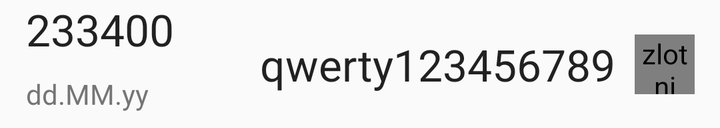
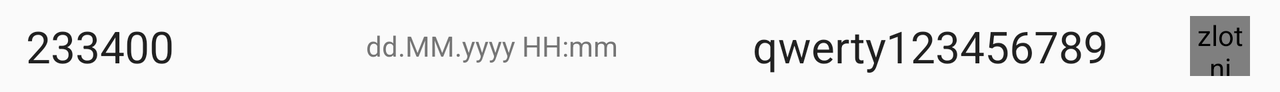

Compare how this app lays out the same screen by default and in its alternative resource folder. The renders come first, then the two layout files and the values they reference.
<!-- AndroidManifest.xml: application theme AppTheme -->
<!-- res/layout/expenses_list_item.xml -->
<?xml version="1.0" encoding="utf-8"?>
<android.support.constraint.ConstraintLayout xmlns:android="http://schemas.android.com/apk/res/android"
    xmlns:app="http://schemas.android.com/apk/res-auto"
    xmlns:tools="http://schemas.android.com/tools"
    android:layout_width="match_parent"
    android:layout_height="wrap_content"
    android:layout_marginEnd="5dp"
    android:layout_marginStart="5dp"
    tools:layout_editor_absoluteX="0dp"
    tools:layout_editor_absoluteY="81dp">

    <TextView
        android:id="@+id/moneyItem"
        android:layout_width="0dp"
        android:layout_height="wrap_content"
        android:layout_marginLeft="8dp"
        android:layout_marginRight="8dp"
        android:layout_marginTop="0dp"
        android:gravity="center_vertical"
        android:lines="1"
        android:text="233400"
        android:textAppearance="@style/myAppCompatLarge"
        android:textSize="22sp"
        app:layout_constraintHorizontal_bias="0.0"
        app:layout_constraintLeft_toLeftOf="parent"
        app:layout_constraintRight_toLeftOf="@+id/guideline3"
        app:layout_constraintTop_toTopOf="parent" />

    <TextView
        android:id="@+id/dateItem"
        android:layout_width="0dp"
        android:layout_height="wrap_content"
        android:layout_marginLeft="8dp"
        android:layout_marginRight="8dp"
        android:gravity="center_vertical"
        android:lines="1"
        android:text="dd.MM.yy HH:mm"
        android:textAppearance="@style/myAppCompatSmall"
        app:layout_constraintBottom_toBottomOf="parent"
        app:layout_constraintHorizontal_bias="0.0"
        app:layout_constraintLeft_toLeftOf="parent"
        app:layout_constraintRight_toLeftOf="@+id/guideline3"
        app:layout_constraintTop_toBottomOf="@+id/moneyItem"
        app:layout_constraintVertical_bias="0.0"
        android:layout_marginTop="8dp"
        android:layout_marginBottom="8dp" />

    <TextView
        android:id="@+id/categoryItem"
        android:layout_width="0dp"
        android:layout_height="wrap_content"
        android:layout_marginLeft="0dp"
        android:layout_marginRight="0dp"
        android:layout_marginTop="8dp"
        android:gravity="center_vertical|center_horizontal"
        android:lines="1"
        android:text="qwerty123456789"
        android:textAppearance="@style/myAppCompatLarge"
        app:layout_constraintHorizontal_bias="0.0"
        app:layout_constraintLeft_toLeftOf="@+id/guideline3"
        app:layout_constraintRight_toLeftOf="@+id/guideline2"
        app:layout_constraintTop_toTopOf="parent"
        app:layout_constraintBottom_toBottomOf="parent"
        android:layout_marginBottom="8dp" />

    <zlotnikov.personalexpenses.model.CircleView
        android:id="@+id/circleViewItem"
        android:layout_width="30dp"
        android:layout_height="30dp"
        android:layout_marginBottom="8dp"
        android:layout_marginLeft="8dp"
        android:layout_marginRight="8dp"
        android:layout_marginTop="8dp"
        app:layout_constraintBottom_toBottomOf="parent"
        app:layout_constraintLeft_toLeftOf="@+id/guideline2"
        app:layout_constraintRight_toRightOf="parent"
        app:layout_constraintTop_toTopOf="parent" />

    <android.support.constraint.Guideline
        android:id="@+id/guideline2"
        android:layout_width="wrap_content"
        android:layout_height="wrap_content"
        android:orientation="vertical"
        app:layout_constraintGuide_percent="0.87" />

    <android.support.constraint.Guideline
        android:id="@+id/guideline3"
        android:layout_width="wrap_content"
        android:layout_height="wrap_content"
        android:orientation="vertical"
        app:layout_constraintGuide_percent="0.35" />


</android.support.constraint.ConstraintLayout>
<!-- resources referenced by this layout -->
<resources>
  <style name="myAppCompatLarge" parent="TextAppearance.AppCompat.Large">
          <item name="android:textSize">22sp</item>
          <item name="android:textColor">@color/colorPrimaryText</item>
      </style>
  <style name="myAppCompatSmall" parent="TextAppearance.AppCompat.Small">
          <item name="android:textColor">@color/colorSecondaryText</item>
          <item name="android:textSize">14sp</item>
      </style>
  <style name="AppTheme" parent="Theme.AppCompat.Light.DarkActionBar">
          
          <item name="colorPrimary">@color/colorPrimary</item>
          <item name="colorPrimaryDark">@color/colorPrimaryDark</item>
          <item name="colorAccent">@color/colorAccent</item>
      </style>
  <color name="colorPrimaryText">#212121</color>
  <color name="colorSecondaryText">#757575</color>
  <color name="colorPrimary">#2196F3</color>
  <color name="colorPrimaryDark">#1976D2</color>
  <color name="colorAccent">#536DFE</color>
</resources>
<!-- res/layout-land/expenses_list_item.xml (the repository's variant of the layout above) -->
<!-- drawn on the phone turned sideways -->
<?xml version="1.0" encoding="utf-8"?>
<android.support.constraint.ConstraintLayout xmlns:android="http://schemas.android.com/apk/res/android"
    xmlns:app="http://schemas.android.com/apk/res-auto"
    xmlns:tools="http://schemas.android.com/tools"
    android:layout_width="match_parent"
    android:layout_height="wrap_content"
    android:layout_marginEnd="5dp"
    android:layout_marginLeft="5dp"
    android:layout_marginRight="5dp"
    android:layout_marginStart="5dp">

    <TextView
        android:id="@+id/moneyItem"
        android:layout_width="0dp"
        android:layout_height="30dp"
        android:layout_marginBottom="8dp"
        android:layout_marginLeft="8dp"
        android:layout_marginRight="8dp"
        android:layout_marginTop="8dp"
        android:gravity="center_vertical"
        android:lines="1"
        android:text="233400"
        android:textAppearance="@style/myAppCompatLarge"
        android:textSize="22sp"
        app:layout_constraintBottom_toBottomOf="parent"
        app:layout_constraintHorizontal_bias="0.0"
        app:layout_constraintLeft_toLeftOf="parent"
        app:layout_constraintRight_toLeftOf="@+id/guideline6"
        app:layout_constraintTop_toTopOf="parent" />

    <TextView
        android:id="@+id/dateItem"
        android:layout_width="0dp"
        android:layout_height="30dp"
        android:layout_marginBottom="8dp"
        android:layout_marginLeft="8dp"
        android:layout_marginRight="8dp"
        android:layout_marginTop="8dp"
        android:gravity="center_vertical"
        android:lines="1"
        android:text="dd.MM.yyyy HH:mm"
        android:textAppearance="@style/myAppCompatSmall"
        app:layout_constraintBottom_toBottomOf="parent"
        app:layout_constraintLeft_toLeftOf="@+id/guideline6"
        app:layout_constraintRight_toLeftOf="@+id/guideline5"
        app:layout_constraintTop_toTopOf="parent" />

    <TextView
        android:id="@+id/categoryItem"
        android:layout_width="0dp"
        android:layout_height="30dp"
        android:layout_marginBottom="8dp"
        android:layout_marginLeft="8dp"
        android:layout_marginRight="8dp"
        android:layout_marginTop="8dp"
        android:gravity="center_vertical|center_horizontal"
        android:lines="1"
        android:text="qwerty123456789"
        android:textAppearance="@style/myAppCompatLarge"
        app:layout_constraintBottom_toBottomOf="parent"
        app:layout_constraintHorizontal_bias="0.0"
        app:layout_constraintLeft_toLeftOf="@+id/guideline5"
        app:layout_constraintRight_toLeftOf="@+id/guideline4"
        app:layout_constraintTop_toTopOf="parent" />

    <zlotnikov.personalexpenses.model.CircleView
        android:id="@+id/circleViewItem"
        android:layout_width="30dp"
        android:layout_height="30dp"
        android:layout_marginBottom="8dp"
        android:layout_marginLeft="8dp"
        android:layout_marginRight="8dp"
        android:layout_marginTop="8dp"
        app:layout_constraintBottom_toBottomOf="parent"
        app:layout_constraintLeft_toLeftOf="@+id/guideline4"
        app:layout_constraintRight_toRightOf="parent"
        app:layout_constraintTop_toTopOf="parent" />

    <android.support.constraint.Guideline
        android:id="@+id/guideline4"
        android:layout_width="wrap_content"
        android:layout_height="wrap_content"
        android:orientation="vertical"
        app:layout_constraintGuide_percent="0.92" />

    <android.support.constraint.Guideline
        android:id="@+id/guideline5"
        android:layout_width="wrap_content"
        android:layout_height="wrap_content"
        android:orientation="vertical"
        app:layout_constraintGuide_percent="0.54" />

    <android.support.constraint.Guideline
        android:id="@+id/guideline6"
        android:layout_width="wrap_content"
        android:layout_height="wrap_content"
        android:orientation="vertical"
        app:layout_constraintGuide_percent="0.27" />

</android.support.constraint.ConstraintLayout>
